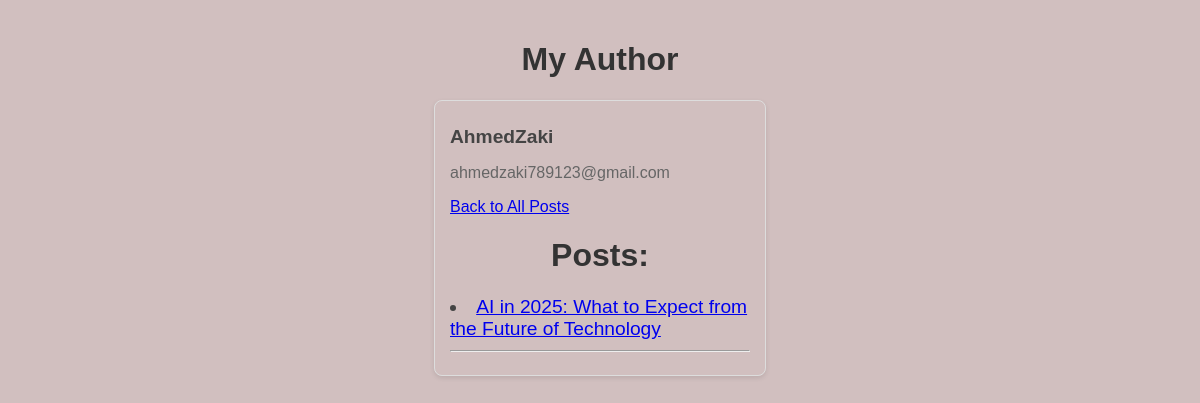
/posts/author/2, run on the app's committed database.
### my_posts/models.py (models this page shows, shortened)
class Author(models.Model):
    first_name = models.CharField(max_length=255)
    last_name = models.CharField(max_length=255)
    email = models.EmailField()
    password = models.CharField(max_length=255)

class Post(models.Model):
    title = models.CharField(max_length=255)
    image = models.ImageField(upload_to='posts/images/', blank=True, null=True)
    content = models.TextField()
    author = models.ForeignKey(Author, on_delete=models.PROTECT, related_name='posts')
    created_at = models.DateTimeField(auto_now_add=True)

### my_posts/views.py (the view)
# urls.py: path('author/<int:pk>', views.author_profile),
def author_profile(request, pk):
    author = get_object_or_404(Author, pk=pk)
    if author is None:
        return HttpResponseNotFound(f"Author #{pk} not found")
    return render(request, "posts/author.html", {
        'author': author,
        'posts': author.posts.all(),
    })

### my_posts/templates/posts/author.html (shortened to what this page needs)
{% extends "shared/base.html" %}
{% load static %}
{% block css_file %}
    <link rel="stylesheet" href="{% static 'posts/style.css' %}">
{% endblock css_file %}
{% block content %}
    <h1>My Author</h1>
    <div class="posts-container">
        <div class="post-card">
            <h2 class="post-title">{{ author.first_name }}{{ author.last_name }}</h2>
            <p class="post-content">{{ author.email }}</p>
            <p><a href="{% url 'posts_index' %}">Back to All Posts</a></p>
            {% if posts %}
                <h1>Posts:</h1>
            {% endif %}
            {% for post in posts %}
                <li class="post-title">
                    <a href="/posts/{{ post.id }}">
                        {{ post.title }}
                    </a>
                </li>
                <hr>
            {% endfor %}
        </div>
    </div>
{% endblock content %}

### my_posts/static/posts/style.css (style rules this page uses)
body { font-family: Arial, sans-serif; max-width: 1200px; margin: 0 auto; padding: 20px; }
h1 { text-align: center; color: #333; }
.posts-container { display: flex; flex-wrap: wrap; justify-content: space-around; gap: 20px; }
.post-card { border: 1px solid #ddd; border-radius: 8px; padding: 15px; width: 300px; box-shadow: 0 2px 5px rgba(0,0,0,0.1); }
.post-title { font-size: 1.2rem; margin: 10px 0; color: #444; }
.post-content { color: #666; }

### static/styles.css (style rules this page uses)
body { background-color: #d1bfbf; }

### data on the page
Author: first_name "Ahmed", last_name "Zaki", email "ahmedzaki789123@gmail.com"
Post: title "AI in 2025: What to Expect from the Future of Technology"
